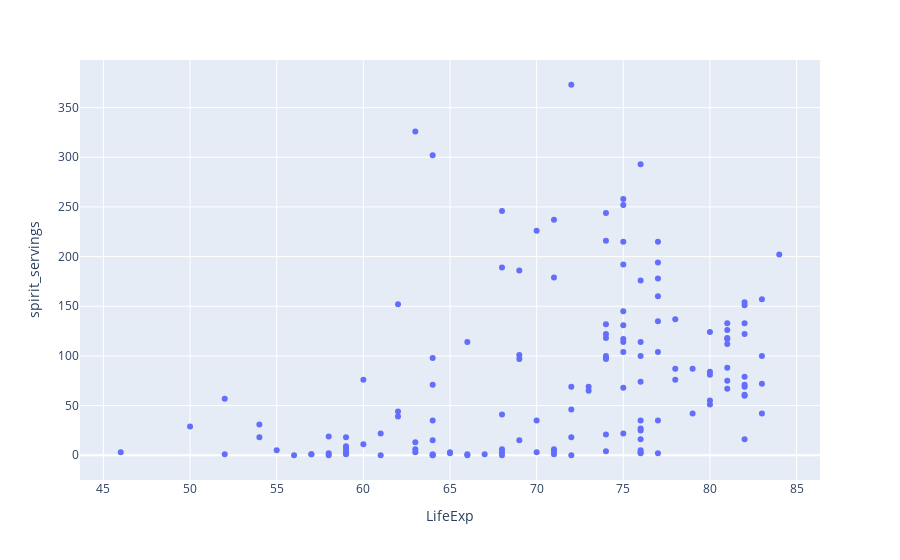

Write notebook code for a chart like this one.
### Code cell
#licor
spirit = px.scatter(df,x= 'LifeExp', y='spirit_servings')
spirit.show()

### Figure 1 — Plotly figure (JSON) as saved in the notebook; plotly's stock layout.template omitted (floating-point values rounded to 4 significant figures; data arrays with more than 128 entries replaced by an {"elided": "..."} marker saying what was removed)
{"data": [{"hovertemplate": "LifeExp=%{x}<br>spirit_servings=%{y}<extra></extra>", "legendgroup": "", "marker": {"color": "#636efa", "symbol": "circle"}, "mode": "markers", "name": "", "orientation": "v", "showlegend": false, "type": "scatter", "x": {"elided": "143 int values"}, "xaxis": "x", "y": {"elided": "143 int values"}, "yaxis": "y"}], "layout": {"legend": {"tracegroupgap": 0}, "margin": {"t": 60}, "xaxis": {"anchor": "y", "domain": [0, 1], "title": {"text": "LifeExp"}}, "yaxis": {"anchor": "x", "domain": [0, 1], "title": {"text": "spirit_servings"}}}}
